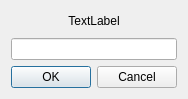
<?xml version="1.0" encoding="UTF-8"?>
<ui version="4.0">
 <class>Dialog</class>
 <widget class="QDialog" name="Dialog">
  <property name="geometry">
   <rect>
    <x>0</x>
    <y>0</y>
    <width>186</width>
    <height>99</height>
   </rect>
  </property>
  <property name="windowTitle">
   <string/>
  </property>
  <layout class="QHBoxLayout" name="horizontalLayout">
   <item>
    <layout class="QVBoxLayout" name="verticalLayout">
     <item>
      <widget class="QLabel" name="label">
       <property name="text">
        <string>TextLabel</string>
       </property>
       <property name="alignment">
        <set>Qt::AlignCenter</set>
       </property>
       <property name="textInteractionFlags">
        <set>Qt::LinksAccessibleByMouse|Qt::TextSelectableByMouse</set>
       </property>
      </widget>
     </item>
     <item>
      <widget class="QLineEdit" name="lineEdit"/>
     </item>
     <item>
      <widget class="QDialogButtonBox" name="buttonBox">
       <property name="orientation">
        <enum>Qt::Horizontal</enum>
       </property>
       <property name="standardButtons">
        <set>QDialogButtonBox::Cancel|QDialogButtonBox::Ok</set>
       </property>
       <property name="centerButtons">
        <bool>true</bool>
       </property>
      </widget>
     </item>
    </layout>
   </item>
  </layout>
 </widget>
 <resources/>
 <connections>
  <connection>
   <sender>buttonBox</sender>
   <signal>accepted()</signal>
   <receiver>Dialog</receiver>
   <slot>accept()</slot>
   <hints>
    <hint type="sourcelabel">
     <x>248</x>
     <y>254</y>
    </hint>
    <hint type="destinationlabel">
     <x>157</x>
     <y>274</y>
    </hint>
   </hints>
  </connection>
  <connection>
   <sender>buttonBox</sender>
   <signal>rejected()</signal>
   <receiver>Dialog</receiver>
   <slot>reject()</slot>
   <hints>
    <hint type="sourcelabel">
     <x>316</x>
     <y>260</y>
    </hint>
    <hint type="destinationlabel">
     <x>286</x>
     <y>274</y>
    </hint>
   </hints>
  </connection>
 </connections>
</ui>
